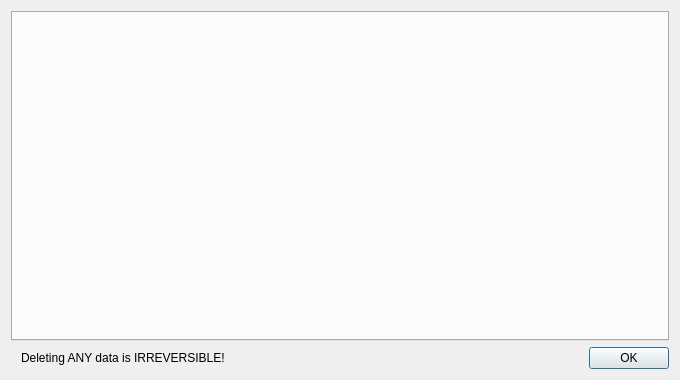
<?xml version="1.0" encoding="UTF-8"?>
<ui version="4.0">
 <class>DataDialog</class>
 <widget class="QDialog" name="DataDialog">
  <property name="geometry">
   <rect>
    <x>0</x>
    <y>0</y>
    <width>680</width>
    <height>380</height>
   </rect>
  </property>
  <property name="sizePolicy">
   <sizepolicy hsizetype="Expanding" vsizetype="Expanding">
    <horstretch>0</horstretch>
    <verstretch>0</verstretch>
   </sizepolicy>
  </property>
  <property name="minimumSize">
   <size>
    <width>660</width>
    <height>360</height>
   </size>
  </property>
  <property name="windowTitle">
   <string>Data Manager</string>
  </property>
  <layout class="QVBoxLayout" name="verticalLayout">
   <item>
    <layout class="QHBoxLayout" name="horizontalLayout" stretch="0">
     <item>
      <widget class="QTabWidget" name="pages">
       <property name="currentIndex">
        <number>-1</number>
       </property>
      </widget>
     </item>
    </layout>
   </item>
   <item>
    <layout class="QHBoxLayout" name="horizontalLayout_2">
     <property name="leftMargin">
      <number>10</number>
     </property>
     <item>
      <widget class="QLabel" name="label">
       <property name="text">
        <string>Deleting ANY data is IRREVERSIBLE!</string>
       </property>
      </widget>
     </item>
     <item>
      <widget class="QDialogButtonBox" name="buttonBox">
       <property name="orientation">
        <enum>Qt::Orientation::Horizontal</enum>
       </property>
       <property name="standardButtons">
        <set>QDialogButtonBox::StandardButton::Ok</set>
       </property>
      </widget>
     </item>
    </layout>
   </item>
  </layout>
 </widget>
 <resources/>
 <connections>
  <connection>
   <sender>buttonBox</sender>
   <signal>accepted()</signal>
   <receiver>DataDialog</receiver>
   <slot>accept()</slot>
   <hints>
    <hint type="sourcelabel">
     <x>248</x>
     <y>254</y>
    </hint>
    <hint type="destinationlabel">
     <x>157</x>
     <y>274</y>
    </hint>
   </hints>
  </connection>
  <connection>
   <sender>buttonBox</sender>
   <signal>rejected()</signal>
   <receiver>DataDialog</receiver>
   <slot>reject()</slot>
   <hints>
    <hint type="sourcelabel">
     <x>316</x>
     <y>260</y>
    </hint>
    <hint type="destinationlabel">
     <x>286</x>
     <y>274</y>
    </hint>
   </hints>
  </connection>
 </connections>
</ui>
